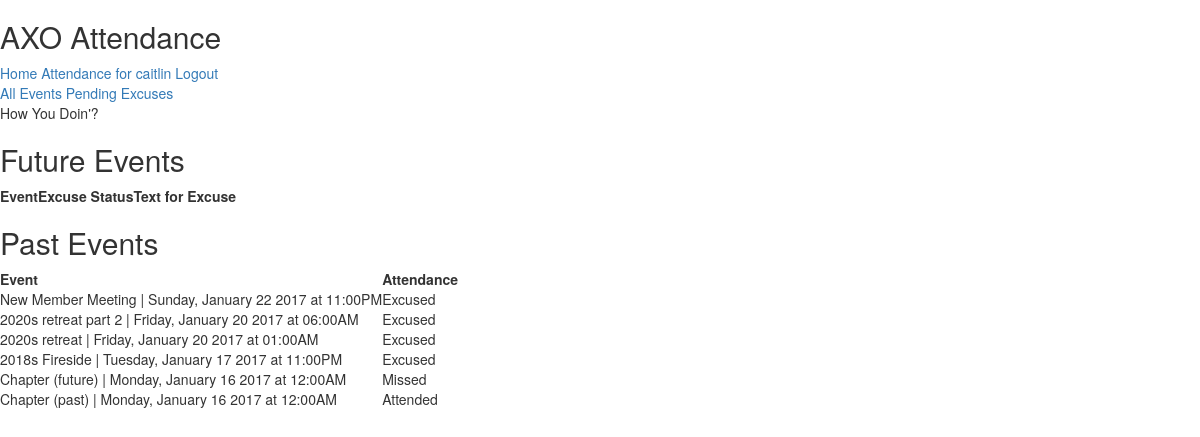
Page /attendance/sister/ (signed in) on the committed database.
### attendance/models.py (models this page shows)
@python_2_unicode_compatible
class Event(models.Model):
  VALUE_OF_EXCUSED_ABSENCE = .75
  name = models.CharField(max_length=200)
  date = models.DateTimeField()
  is_mandatory = models.BooleanField(default=False)
  is_activated = models.BooleanField(default=False)
  sisters_required = models.ManyToManyField(Sister, blank=True, related_name='sisters_required')
  sisters_attended = models.ManyToManyField(Sister, blank=True, related_name='sisters_attended')
  sisters_excused = models.ManyToManyField(Sister, blank=True, related_name='sisters_excused')
  points = models.IntegerField()
  def __str__(self):
    formatted_date = self.date.strftime("%A, %B %d %Y at %I:%M%p")
    return self.name + " | " + formatted_date

### attendance/views.py (the view, shortened to what this page needs)
@login_required
def personal_record(request):
  sister = get_sister(request)
  time_threshold = timezone.now()
  past_events = Event.objects.filter(date__lte=time_threshold).order_by('-date')
  future_events = Event.objects.filter(date__gt=time_threshold).order_by('-date')
  future_events_and_excuses = []
  context = {
    'sister': sister,
    'past_events': past_events,
    'future_events_and_excuses': future_events_and_excuses,
  }
  return render(request, 'attendance/personal_record.html', context)

### attendance/views.py (called while the page is built)
def get_context(request):
  context = {}
  context['user'] = request.user
  if request.user.is_authenticated():
    try:
      context['sister'] = Sister.objects.get(user=request.user)
    except:
      pass
  return context

def get_sister(request):
  context = get_context(request)
  if context['sister']:
    return context['sister']
  else:
    return None

### attendance/templates/attendance/personal_record.html (shortened to what this page needs)
{% extends "attendance/base.html" %}
{% block content %}
<p> How You Doin'? </p>
<h2> Future Events </h2>
<table>
  <tr>
    <th> Event </th>
    <th> Excuse Status </th>
    <th> Text for Excuse </th>
  </tr>
</table>
<h2> Past Events </h2>
<table>
  <tr>
    <th> Event </th>
    <th> Attendance </th>
  </tr>
{% for event in past_events %}
  <tr>
    <td> {{ event }} </td>
    {% if sister in event.sisters_attended.all %}
      <td> Attended </td>
    {% elif sister in event.sisters_excused.all %}
      <td> Excused </td>
    {% elif sister in event.sisters_required.all %}
      <td> Missed </td>
    {% else %}
      <td> Not Required To Attend </td>
    {% endif %}
  </tr>
{% endfor %}
</table>
{% endblock content %}

### attendance/templates/attendance/base.html (shortened to what this page needs)
<!doctype html>
<head>
  <link rel="stylesheet" href="http://maxcdn.bootstrapcdn.com/bootstrap/3.3.6/css/bootstrap.min.css">
</head>
<body>
  <div id="container">
    <h2> AXO Attendance </h2>
    <div id="navigation">
      <a href="{% url 'attendance:index' %}"> Home </a>
      {% if user.is_authenticated %}
        <a href="{% url 'attendance:personal_record' %}"> Attendance for {{ user.username }} </a>
        <a href="{% url 'attendance:logout' %}"> Logout </a>
      {% else %}
        <a href="{% url 'attendance:login' %}"> Login </a>
      {% endif %}
      {% if user.is_superuser %}
      <div id="navigation-superuser">
        <a href="{% url 'attendance:events' %}">  All Events </a>
        <a href="{% url 'attendance:excuse_pending' %}"> Pending Excuses </a>
      </div>
      {% endif %}
    </div>
    {% block content %}
    {% endblock %}
  </div>
</body>

### rows in the picture
Event: date+name "New Member Meeting | Sunday, January 22 2017 at 11:00PM", shows "Excused"
Event: date+name "2020s retreat part 2 | Friday, January 20 2017 at 06:00AM", shows "Excused"
Event: date+name "2020s retreat | Friday, January 20 2017 at 01:00AM", shows "Excused"
Event: date+name "2018s Fireside | Tuesday, January 17 2017 at 11:00PM", shows "Excused"
Event: date+name "Chapter (future) | Monday, January 16 2017 at 12:00AM", shows "Missed"
Event: date+name "Chapter (past) | Monday, January 16 2017 at 12:00AM", shows "Attended"

### other values in the picture
{{ user.username }} "caitlin"
